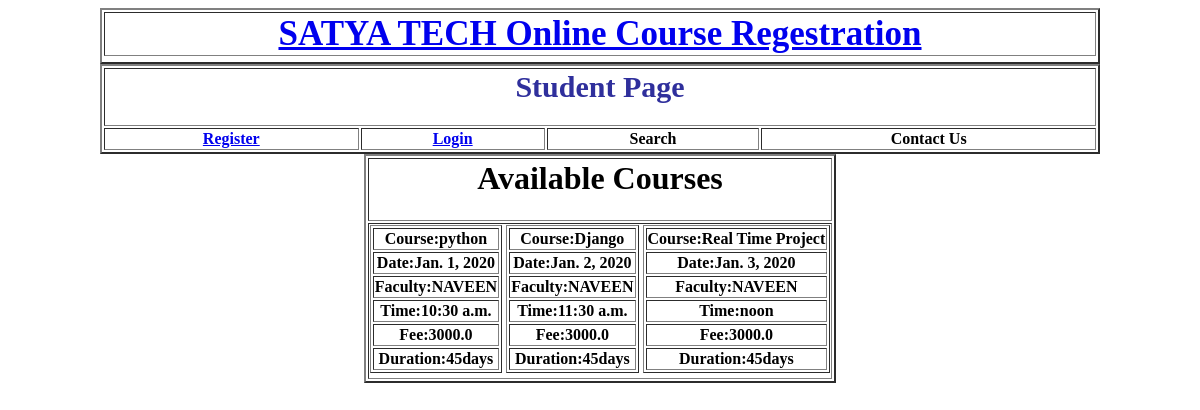
Page /student_Page/ on the committed database.
### app/models.py (models this page shows)
class Coursemodel(models.Model):
    course_name = models.CharField(primary_key=True, unique=True, max_length=50)
    faculty = models.CharField(max_length=50)
    date = models.DateField()
    time = models.TimeField()
    fee = models.FloatField(max_length=10)
    duration = models.IntegerField()

### app/views.py (the view)
# urls.py: path("student_Page/",views.Student_page,name="student_page"),
def Student_page(request):
    c_details=Coursemodel.objects.all()
    b={"object_data":c_details}
    return render(request,"student_page.html",b)

### templates/student_page.html (shortened to what this page needs)
{% extends "common.html" %}
{% block mahaboob %}
    {% include "studentpage_design.html" %}
    <table align="center" border="2">
    <tr>
        <th><h1>    Available Courses</h1></th>
    </tr>
    <tr><th>
        {% for x in object_data %}
            <table  id=tbl border="1" align="center" >
            <tr><th>Course:{{ x.course_name }}</th></tr>
            <tr><th>Date:{{ x.date }}</th></tr>
            <tr><th>Faculty:{{ x.faculty }}</th></tr>
            <tr><th>Time:{{ x.time }}</th></tr>
            <tr><th>Fee:{{ x.fee }}</th></tr>
            <tr><th>Duration:{{ x.duration }}days</th></tr>
            </table>
        {% endfor%}
    </th></tr>
    </table>
{% endblock %}

### templates/common.html (shortened to what this page needs)
<html>
<head>
</head>
<body>
<table border="2" align="center" width="1000">
    <tr>
        <th  id="header"><a href="{% url "home_page" %}">SATYA TECH Online Course Regestration</a></th>
    </tr>
    <tr>
        <tr>
            {% block mahaboob %}
            {% endblock %}
        </tr>
    </tr>
</table>
</body>
</html>

### templates/studentpage_design.html (shortened to what this page needs)
    <table align="center" border="2" width="1000px">
    <tr>
        <th colspan="4">
            <h1 id="st">Student Page</h1>
        </th>
    </tr>
    <tr>
        <th><a href="{% url "student_register" %}">Register</a></th>
        <th><a href="{% url "student_login" %}">Login</a></th>
        <th>Search</th>
        <th>Contact Us</th>
    </tr>
    </table>

### templates/student_page.html (style rules this page uses)
#tbl { display: inline-block; }

### templates/common.html (style rules this page uses)
#header { font-family: "sans-serif"; color: darkred; font-size: 35px; }

### templates/studentpage_design.html (style rules this page uses)
#st { font-family: "Agency FB"; font-size: 30px; color: #2f2f9c; }

### rows in the picture
Coursemodel: course_name "python", date "Jan. 1, 2020", faculty "NAVEEN", time "10:30 a.m.", fee "3000.0", duration "45"
Coursemodel: course_name "Django", date "Jan. 2, 2020", faculty "NAVEEN", time "11:30 a.m.", fee "3000.0", duration "45"
Coursemodel: course_name "Real Time Project", date "Jan. 3, 2020", faculty "NAVEEN", time "noon", fee "3000.0", duration "45"
